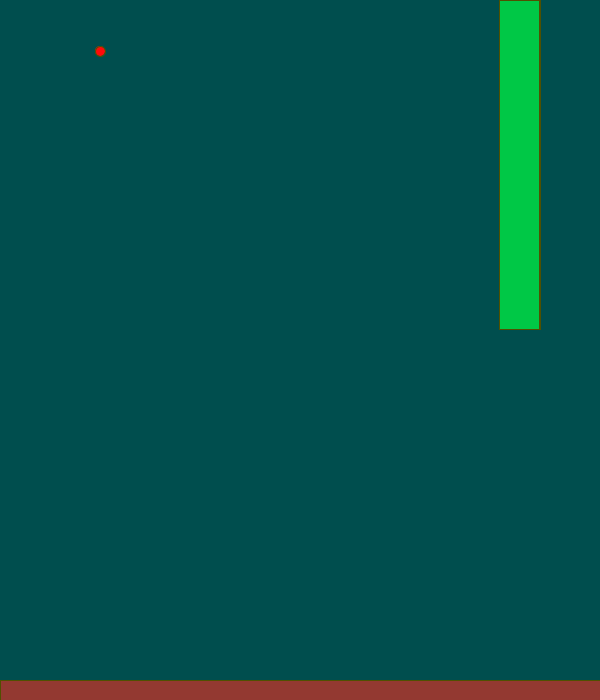
Frame 1 (no input)
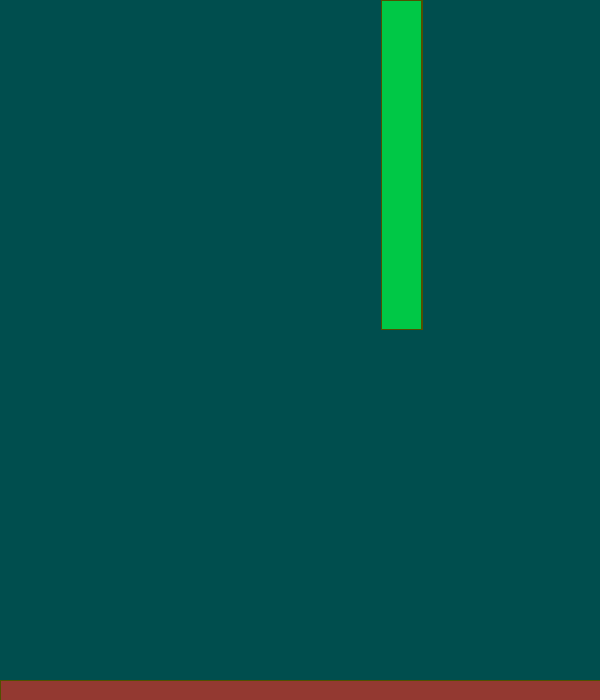
Frame 60 (the mouse pressed at the canvas centre just before this capture)
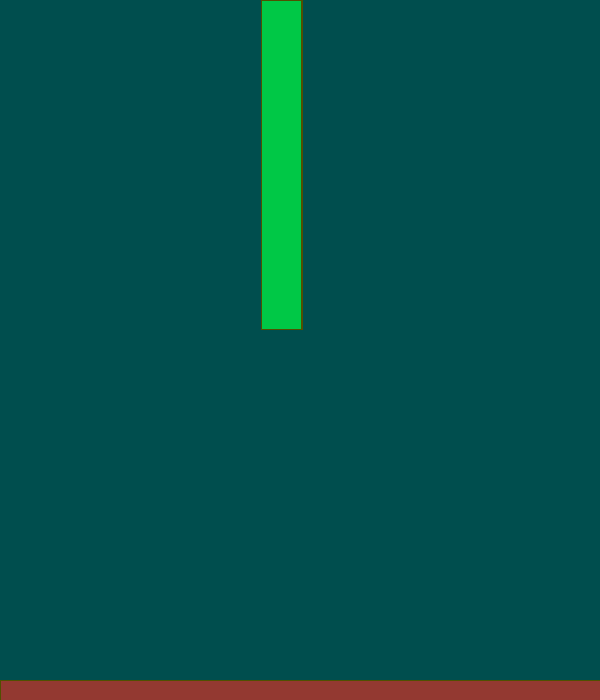
Frame 120 (the mouse held since frame 60 and released just before this capture)

The Processing sketch that drew these frames (run headless with seeded random() and noise(); from frame 60 on, the mouse is pressed at the canvas centre):

// Processing sketch: thing115experiment
// ── thing115experiment.pde

//yposition >pyy but also less than uph to pass through while xpos is in between what the pipes are in

  int uph = (int) random(200,400);
void setup(){
size(600,700);
teleportPipes();
intersectsPipes();
}

void mousePressed(){
birdYVelocity=-10;}

void teleportPipes(){
if(pix<=0){
pix=600;
  uph = (int) random(200,400);
}
}

  int birdYVelocity;
  int xpos = 100;
  int ypos = 50;
  int gravity=1;
  int pix = 500;
  int pipeGap = 150;
  int piy = 0;
  int score;
  int pw=40;
  int   bph = 700-(uph+pipeGap+piy);
    
void draw(){ 
  teleportPipes();
   birdYVelocity += gravity;
   ypos+=birdYVelocity;
background(0,78,78); fill(280,10,10);
stroke(80,80,0);
ellipse(xpos,ypos,10,10);
fill(0,200,70);
rect(pix--,piy,pw,uph);
fill(0,200,70);
rect(pix--, piy, pw,uph);
fill(147,57,49);
rect(0,680,700, 20); 

}

void intersectsPipes(){
if (ypos < uph && xpos >pix && xpos < (pix+pw)){
rect(pix, piy, pw, uph);
rect(pix,piy, pw, uph);
text("hellllllllllllo",300,300);}
else if(ypos >bph && xpos >pix && xpos <(pix+pw)) {
rect(pix, piy, pw, uph);
rect(pix,piy, pw, uph);
text("hellllllllllllo",300,300);}
else{score++;}
}
